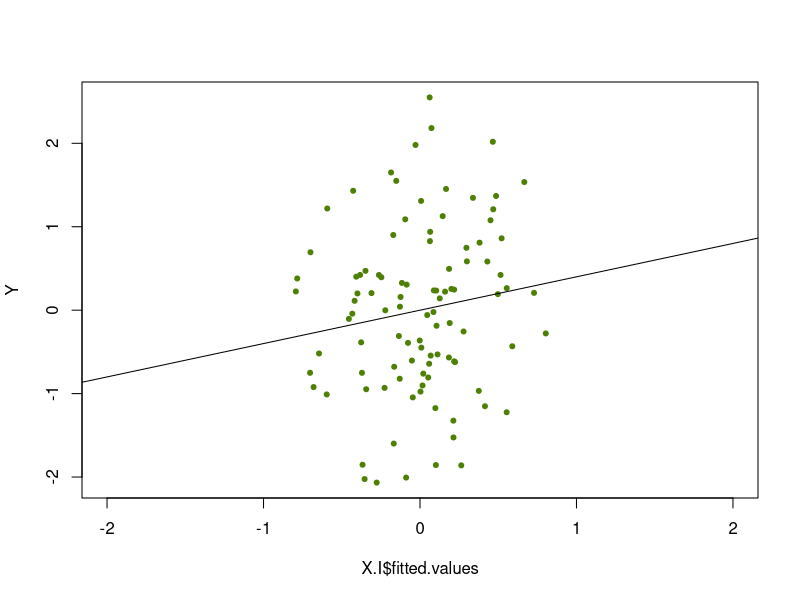

Here is the R script that generated this plot:
require(MASS)

test = mvrnorm(
  100,
  mu = c(0, 0, 0),
  Sigma = matrix(c(
    1.0, 0.5, 0.2,
    0.5, 1.0, 0.5,
    0.2, 0.5, 2.0
  ),3 ,3),
  empirical = T
)

cor(test)

Y = test[,1]
X = test[,2]
I = test[,3]

X.Y = lm(Y ~ X)
X.I = lm(X ~ I)
fitted.X.I = fitted(X.I)

plot(
  X.I$fitted.values, Y,
  col = rgb(.3, .5, .01),
  pch = 20,
  xlab = NULL,
  ylab = NULL,
  main = NULL,
  xlim = c(-2, 2)
)
abline(lm(Y ~ X.I$fitted.values))
# points(I, X.I$fitted.values)


